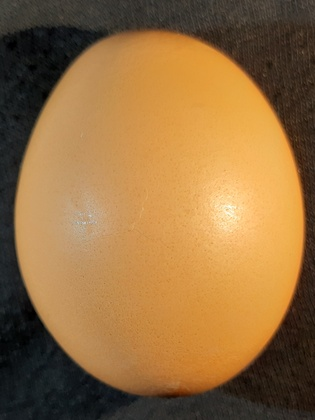
%> input picture 7RGB.jpg, 315 x 420 px, shrunk from 2397 x 3196 before the run
$ octave sub.m   (GNU Octave 9; MATLAB toolbox functions it lacks are replaced by stand-ins)
%> lines starting %> are read from the running program, lines starting %| are printed output that depends on the picture; in (x1, y1, x2, y2) boxes, pixels count from 0 and x2, y2 are one past the last pixel; in counts of white or black regions, pixels touching at a corner belong together; the program's own positions count from 1
### thresholding.m
function y=thresholding(x, thresh)
y = ones(size(x));
%perulangan pada thresholding
for i=1:size(y,1)
    for j=1:size(y,2)
        %jika nilai pixel lebih kecil dari nilai tresholding maka akan
        %bernilai 0
        if (x(i,j)<thresh)
            y(i,j)=0;
        %jika nilai pixel lebih besar dari nilai tresholding maka akan
        %bernilai 1
        else
            y(i,j)=1;
        end
    end
end
end

### sub.m
% [18 lines of commented-out code are left out]

clc;
clear;
close all;
%membaca atau mengambil citra
x=imread('7rgb.jpg');
%> x is the input picture: size 420x315x3 uint8; mean R, G, B 148.3, 109.9, 63.1
%Mengubah Citra RGB menjadi greyscale
x2=rgb2gray(x);
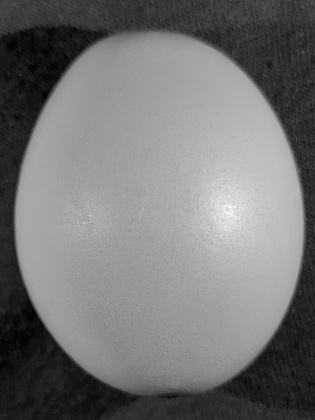
%> x2: size 420x315 uint8; min 0, max 252, mean 116.1
%menentukan nilai tresholding
thresh=150;
%melakukan tresholding pada citra greyscale
y=thresholding(x2,thresh);
%> after the loop in thresholding, `for i=1:size(y,1)`:
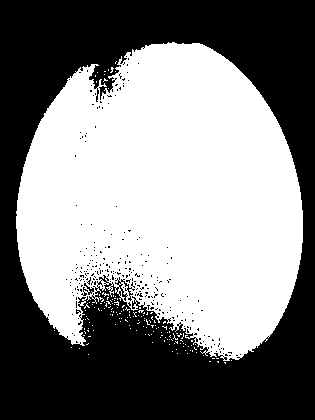
%> y: size 420x315 double; values 0 (black) and 1 (white), 51% white; 252 black regions (250 under 20 px), largest, box (x1, y1, x2, y2) and area: (0, 0, 315, 420) 64164, (81, 283, 94, 296) 65
%melakukan deteksi tepi dengan operator Sobel
f1=[-1 -2 1;0 0 0;1 2 -1];
z = imfilter(y,f1);
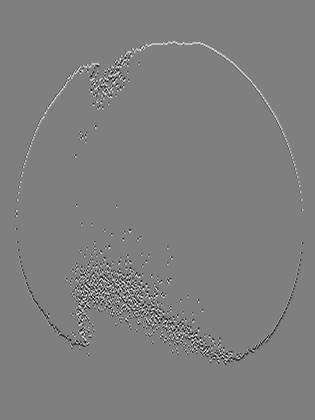
%> z: size 420x315 double; min -4, max 4, mean 0; drawn with min black and max white
% Graythresh
level = graythresh (x);
%> level = 0.459
level = 0.3451;
bw = im2bw (x,level);
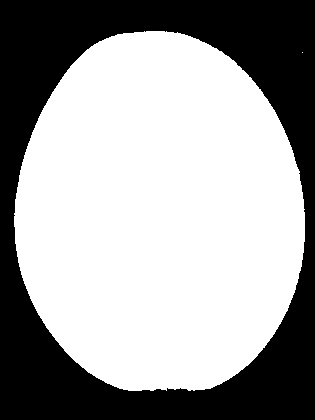
%> bw: size 420x315 logical; 62.8% white; 1 black region, box (x1, y1, x2, y2) and area: (0, 0, 315, 420) 49193


%menampilkan
figure,
subplot(1,5,1), imshow(x), title('gambar asli');
subplot(1,5,2), imshow(x2), title('gambar asli');
subplot(1,5,3), imshow(bw), title('Graythresh');
subplot(1,5,4), imshow(y), title('citra thresholding');
subplot(1,5,5), imshow(z), title(' citra deteksi tepi');
%> after `imshow(z)`:
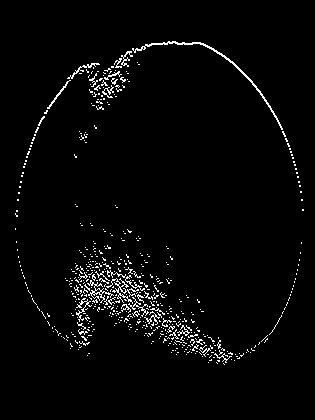
%> displayed picture: size 420x315, on the screen's scale of 0 to 255; 2.8% white in thin lines or dots, all inside (x1, y1, x2, y2) = (15, 41, 304, 365)

$ run again, with 8RGB.jpg copied over 7RGB.jpg
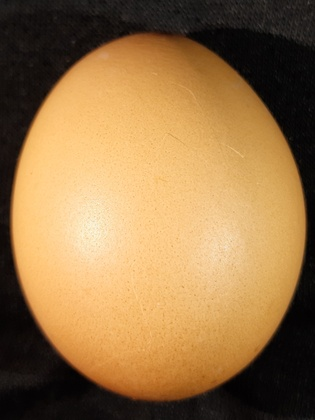
%> input picture 8RGB.jpg, 315 x 420 px, shrunk from 2122 x 2828 before the run
%> x is the input picture: size 420x315x3 uint8; mean R, G, B 151.2, 116.2, 71.7
%> after the loop in thresholding, `for i=1:size(y,1)`:
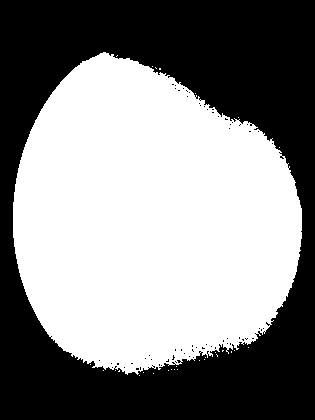
%> y: size 420x315 double; values 0 (black) and 1 (white), 52.8% white; 64 black regions (63 under 20 px), largest, box (x1, y1, x2, y2) and area: (0, 0, 315, 420) 62322
%> level = 0.439
%> bw: size 420x315 logical; 62.6% white; 2 black regions (1 under 20 px), largest, box (x1, y1, x2, y2) and area: (0, 0, 315, 420) 49490
%> `imshow(z)`:
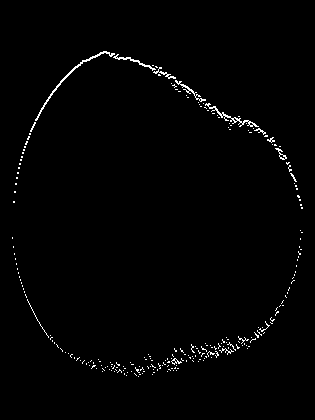
%> displayed picture: size 420x315, on the screen's scale of 0 to 255; 1.2% white in thin lines or dots, all inside (x1, y1, x2, y2) = (12, 51, 303, 377)

$ run again, with 1RGB.jpg copied over 7RGB.jpg
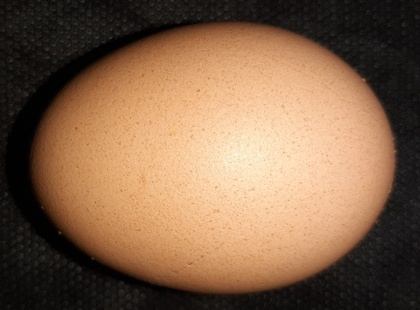
%> input picture 1RGB.jpg, 420 x 310 px, shrunk from 1052 x 777 before the run
%> x is the input picture: size 310x420x3 uint8; mean R, G, B 130.8, 99.8, 74.2
%> after the loop in thresholding, `for i=1:size(y,1)`:
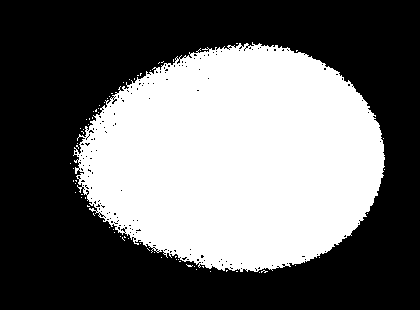
%> y: size 310x420 double; values 0 (black) and 1 (white), 40.9% white; 70 white regions (69 under 20 px), largest, box (x1, y1, x2, y2) and area: (73, 42, 385, 272) 53166
%> level = 0.416
%> bw: size 310x420 logical; 54.4% white; 18 black regions (17 under 20 px), largest, box (x1, y1, x2, y2) and area: (0, 0, 420, 310) 59313
%> `imshow(z)`:
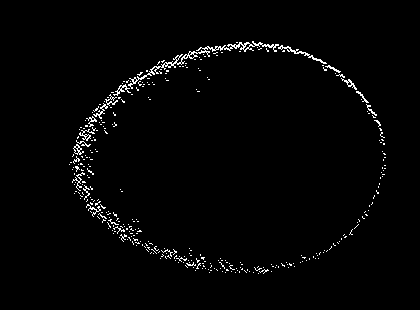
%> displayed picture: size 310x420, on the screen's scale of 0 to 255; 1.8% white in thin lines or dots, all inside (x1, y1, x2, y2) = (69, 41, 386, 274)
